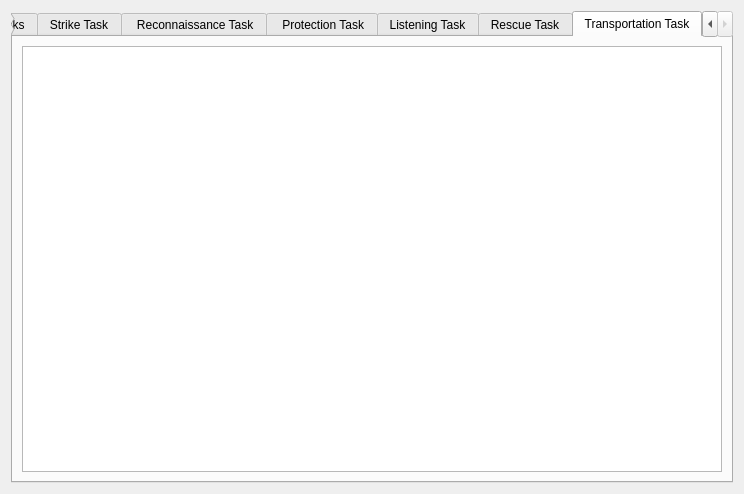
<?xml version="1.0" encoding="UTF-8"?>
<ui version="4.0">
 <class>CDlgMissionList</class>
 <widget class="QWidget" name="CDlgMissionList">
  <property name="geometry">
   <rect>
    <x>0</x>
    <y>0</y>
    <width>744</width>
    <height>494</height>
   </rect>
  </property>
  <property name="windowTitle">
   <string>Form</string>
  </property>
  <layout class="QHBoxLayout" name="horizontalLayout_3">
   <item>
    <widget class="QTabWidget" name="tabWidget">
     <property name="toolTipDuration">
      <number>-1</number>
     </property>
     <property name="currentIndex">
      <number>6</number>
     </property>
     <widget class="QWidget" name="tab_5">
      <attribute name="title">
       <string>All Tasks</string>
      </attribute>
      <layout class="QHBoxLayout" name="horizontalLayout_5">
       <item>
        <widget class="QTableWidget" name="tableWidget_5"/>
       </item>
      </layout>
     </widget>
     <widget class="QWidget" name="tab_6">
      <attribute name="title">
       <string>Strike Task</string>
      </attribute>
      <layout class="QHBoxLayout" name="horizontalLayout_6">
       <item>
        <widget class="QTableWidget" name="tableWidget_6"/>
       </item>
      </layout>
     </widget>
     <widget class="QWidget" name="tab_7">
      <attribute name="title">
       <string> Reconnaissance Task</string>
      </attribute>
      <layout class="QHBoxLayout" name="horizontalLayout_7">
       <item>
        <widget class="QTableWidget" name="tableWidget_7"/>
       </item>
      </layout>
     </widget>
     <widget class="QWidget" name="tab_8">
      <attribute name="title">
       <string> Protection Task</string>
      </attribute>
      <layout class="QHBoxLayout" name="horizontalLayout_8">
       <item>
        <widget class="QTableWidget" name="tableWidget_8"/>
       </item>
      </layout>
     </widget>
     <widget class="QWidget" name="tab">
      <attribute name="title">
       <string>Listening Task</string>
      </attribute>
      <layout class="QHBoxLayout" name="horizontalLayout">
       <item>
        <widget class="QTableWidget" name="tableWidget"/>
       </item>
      </layout>
     </widget>
     <widget class="QWidget" name="tab_2">
      <attribute name="title">
       <string>Rescue Task</string>
      </attribute>
      <layout class="QHBoxLayout" name="horizontalLayout_2">
       <item>
        <widget class="QTableWidget" name="tableWidget_2"/>
       </item>
      </layout>
     </widget>
     <widget class="QWidget" name="tab_3">
      <attribute name="title">
       <string>Transportation Task</string>
      </attribute>
      <layout class="QVBoxLayout" name="verticalLayout">
       <item>
        <widget class="QTableWidget" name="tableWidget_3"/>
       </item>
      </layout>
     </widget>
    </widget>
   </item>
  </layout>
 </widget>
 <resources/>
 <connections/>
</ui>
